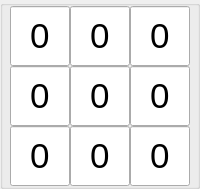
       <widget class="QGroupBox" name="groupbox12">
        <property name="title">
         <string/>
        </property>
        <property name="flat">
         <bool>true</bool>
        </property>
        <layout class="QGridLayout" name="gridLayout_3">
         <property name="leftMargin">
          <number>0</number>
         </property>
         <property name="topMargin">
          <number>0</number>
         </property>
         <property name="rightMargin">
          <number>0</number>
         </property>
         <property name="bottomMargin">
          <number>0</number>
         </property>
         <property name="spacing">
          <number>0</number>
         </property>
         <item row="0" column="0">
          <layout class="QGridLayout" name="gridLayout_4">
           <item row="0" column="0">
            <widget class="QLineEdit" name="number11_2">
             <property name="minimumSize">
              <size>
               <width>60</width>
               <height>60</height>
              </size>
             </property>
             <property name="maximumSize">
              <size>
               <width>60</width>
               <height>60</height>
              </size>
             </property>
             <property name="font">
              <font>
               <pointsize>26</pointsize>
              </font>
             </property>
             <property name="text">
              <string>0</string>
             </property>
             <property name="alignment">
              <set>Qt::AlignCenter</set>
             </property>
            </widget>
           </item>
           <item row="0" column="2">
            <widget class="QLineEdit" name="number13_2">
             <property name="minimumSize">
              <size>
               <width>60</width>
               <height>60</height>
              </size>
             </property>
             <property name="maximumSize">
              <size>
               <width>60</width>
               <height>60</height>
              </size>
             </property>
             <property name="font">
              <font>
               <pointsize>26</pointsize>
              </font>
             </property>
             <property name="text">
              <string>0</string>
             </property>
             <property name="alignment">
              <set>Qt::AlignCenter</set>
             </property>
            </widget>
           </item>
           <item row="1" column="0">
            <widget class="QLineEdit" name="number21_2">
             <property name="minimumSize">
              <size>
               <width>60</width>
               <height>60</height>
              </size>
             </property>
             <property name="maximumSize">
              <size>
               <width>60</width>
               <height>60</height>
              </size>
             </property>
             <property name="font">
              <font>
               <pointsize>26</pointsize>
              </font>
             </property>
             <property name="text">
              <string>0</string>
             </property>
             <property name="alignment">
              <set>Qt::AlignCenter</set>
             </property>
            </widget>
           </item>
           <item row="1" column="2">
            <widget class="QLineEdit" name="number23_2">
             <property name="minimumSize">
              <size>
               <width>60</width>
               <height>60</height>
              </size>
             </property>
             <property name="maximumSize">
              <size>
               <width>60</width>
               <height>60</height>
              </size>
             </property>
             <property name="font">
              <font>
               <pointsize>26</pointsize>
              </font>
             </property>
             <property name="text">
              <string>0</string>
             </property>
             <property name="alignment">
              <set>Qt::AlignCenter</set>
             </property>
            </widget>
           </item>
           <item row="0" column="1">
            <widget class="QLineEdit" name="number12_2">
             <property name="minimumSize">
              <size>
               <width>60</width>
               <height>60</height>
              </size>
             </property>
             <property name="maximumSize">
              <size>
               <width>60</width>
               <height>60</height>
              </size>
             </property>
             <property name="font">
              <font>
               <pointsize>26</pointsize>
              </font>
             </property>
             <property name="text">
              <string>0</string>
             </property>
             <property name="alignment">
              <set>Qt::AlignCenter</set>
             </property>
            </widget>
           </item>
           <item row="1" column="1">
            <widget class="QLineEdit" name="number22_2">
             <property name="minimumSize">
              <size>
               <width>60</width>
               <height>60</height>
              </size>
             </property>
             <property name="maximumSize">
              <size>
               <width>60</width>
               <height>60</height>
              </size>
             </property>
             <property name="font">
              <font>
               <pointsize>26</pointsize>
              </font>
             </property>
             <property name="text">
              <string>0</string>
             </property>
             <property name="alignment">
              <set>Qt::AlignCenter</set>
             </property>
            </widget>
           </item>
           <item row="2" column="0">
            <widget class="QLineEdit" name="number31_2">
             <property name="minimumSize">
              <size>
               <width>60</width>
               <height>60</height>
              </size>
             </property>
             <property name="maximumSize">
              <size>
               <width>60</width>
               <height>60</height>
              </size>
             </property>
             <property name="font">
              <font>
               <pointsize>26</pointsize>
              </font>
             </property>
             <property name="text">
              <string>0</string>
             </property>
             <property name="alignment">
              <set>Qt::AlignCenter</set>
             </property>
            </widget>
           </item>
           <item row="2" column="1">
            <widget class="QLineEdit" name="number32_2">
             <property name="minimumSize">
              <size>
               <width>60</width>
               <height>60</height>
              </size>
             </property>
             <property name="maximumSize">
              <size>
               <width>60</width>
               <height>60</height>
              </size>
             </property>
             <property name="font">
              <font>
               <pointsize>26</pointsize>
              </font>
             </property>
             <property name="text">
              <string>0</string>
             </property>
             <property name="alignment">
              <set>Qt::AlignCenter</set>
             </property>
            </widget>
           </item>
           <item row="2" column="2">
            <widget class="QLineEdit" name="number33_2">
             <property name="minimumSize">
              <size>
               <width>60</width>
               <height>60</height>
              </size>
             </property>
             <property name="maximumSize">
              <size>
               <width>60</width>
               <height>60</height>
              </size>
             </property>
             <property name="font">
              <font>
               <pointsize>26</pointsize>
              </font>
             </property>
             <property name="text">
              <string>0</string>
             </property>
             <property name="alignment">
              <set>Qt::AlignCenter</set>
             </property>
            </widget>
           </item>
          </layout>
         </item>
        </layout>
       </widget>
